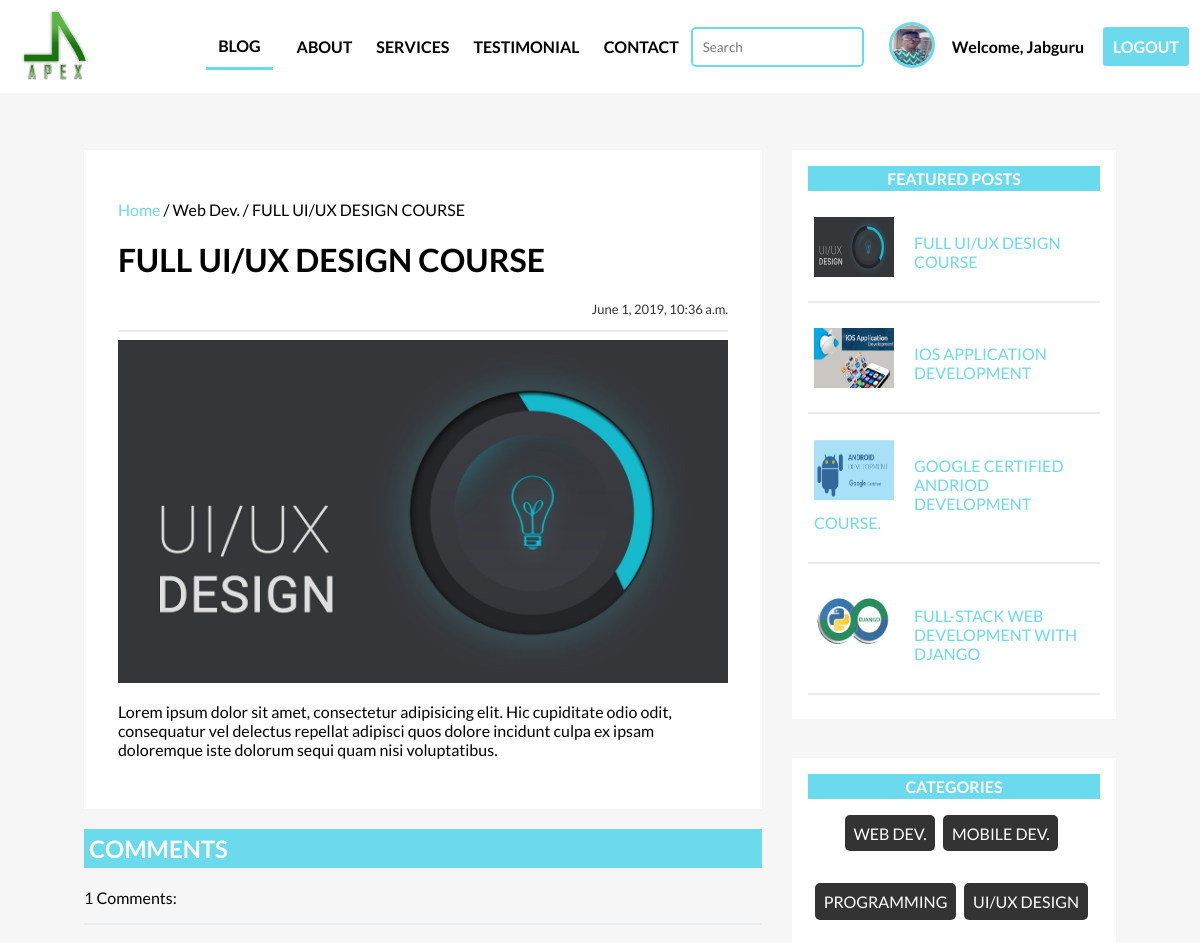
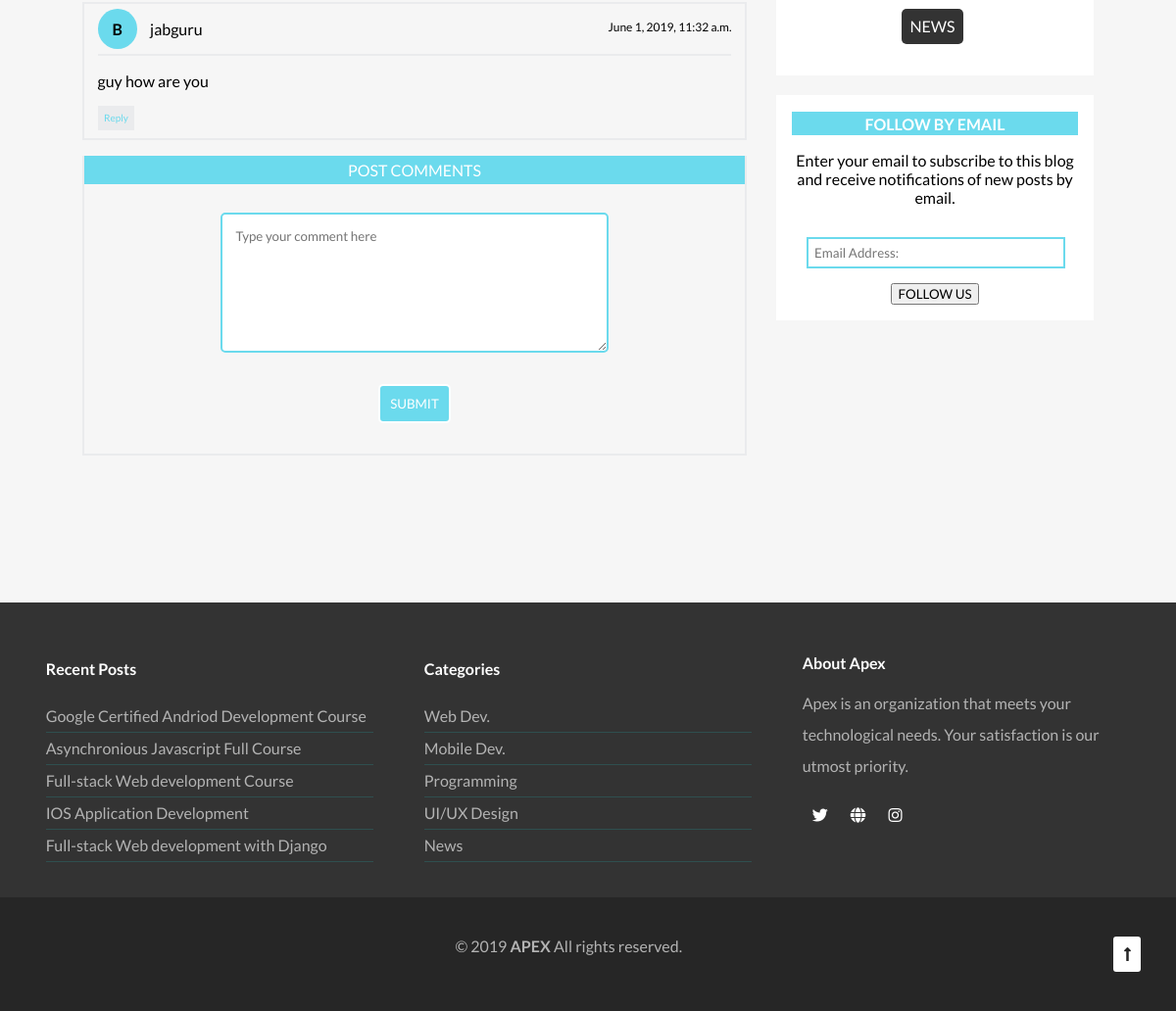
Page /post/7/ (signed in) on the committed database (2 pictures, top to bottom).
### blog/models.py (models this page shows, shortened)
class UserProfile(models.Model):
    user = models.OneToOneField(User, on_delete=models.CASCADE, related_name='userprofile', null=True)
    portfolio_site = models.URLField(blank=True)
    profile_pic = models.ImageField(upload_to='profile_pics', blank=True)

class Post(models.Model):
    author = models.ForeignKey(settings.AUTH_USER_MODEL, on_delete=models.CASCADE, null=True)
    title = models.CharField(max_length=50, unique=True)
    featured_image = models.ImageField(upload_to='featured-images/', null=True, blank=True)
    body = models.TextField()
    published = models.DateTimeField(auto_now_add=True)
    category = models.ForeignKey(Category, on_delete=models.CASCADE, null=True)
    is_featured = models.BooleanField(null=True,default=False)

class Comment(models.Model):
    name = models.ForeignKey(User, on_delete=models.CASCADE, null=True)
    email = models.EmailField(null=True)
    post = models.ForeignKey(Post, on_delete=models.CASCADE, related_name='comments')
    body = models.TextField()
    posted = models.DateTimeField(auto_now_add=True)
    active = models.BooleanField(default = False)

### blog/views.py (the view, shortened to what this page needs)
# urls.py: path('post/<int:post_id>/', views.post, name='post'),
def post(request, post_id):
	post = Post.objects.get(id=post_id)
	featured_posts = Post.objects.filter(is_featured=True).order_by('-published')
	form = CommentForm()
	comments = post.comments.all()
	num_of_comments = len(comments)
	active_comments = post.comments.filter(active=True)
	return render(request, 'blog/post.html', {'post': post, 'featured_posts': featured_posts, 'comments': comments, 'num_of_comments': num_of_comments, 'active_comments': active_comments, 'form': form, })

### blog/forms.py
class CommentForm(forms.ModelForm):
	body = forms.CharField(label='', widget=forms.Textarea(
		attrs={"placeholder": "Type your comment here", "class": "input", "cols": 50, "rows": 7, })
	)
	class Meta:
		model = Comment
		fields = ('body', )

### templates/blog/post.html (shortened to what this page needs)
<!DOCTYPE html>
	{% extends 'blog/base.html' %}
		{% block body_block %}
		<div class="container">
			{% load static %}
			<link rel="stylesheet" type="text/css" href="{% static 'blog/css/post.css' %}">
			<content>
				<div class="post-body">
					<p><a href="{% url 'index' %}" class="home">Home</a> / Web Dev. / {{ post.title }}</p>
					<h1 class="post-title">{{ post.title }}</h1>
					<p class="post-date">{{ post.published }}</p>
					<hr>
					<img src="{{ post.featured_image.url }}" width="100%">
					<p>{{ post.body }}</p>
				</div>
				<div class="comments">
					<h2 class="comments-head">COMMENTS</h2>
					<p>{{num_of_comments}} Comments:</p>
					<hr>
					<div class="post-comment">
						{% for comment in active_comments %}
						<div class="comment-content">
							<p><span class="profile-img">B</span> {{ comment.name }} <span class="comment-time">{{ comment.posted }}</span></p>
							<hr>
							<p>{{ comment.body }}</p>
							<a href="" class="reply">Reply</a>
						</div>
						{% endfor %}
						<div class="new-comment">
							<p class="comments-head">POST COMMENTS</p>
							{% if user.is_authenticated %}
								<form method="post">
								{{form}}
								<p><input type="submit" class="button" value="SUBMIT"></p>
							</form>
							{% else %}
								<p>Sorry, <a href="{% url 'blog:login' %}">Login</a> to post a comment.</p>
								<p>Or <a href="{% url 'blog:register' %}">Register</a> if you don't have an account</p>
							{% endif %}
						</div>
					</div>
				</div>
			</content>
			<aside>
				<div class="aside-item">
					<p class="aside-title">FEATURED POSTS</p>
					{% for post in featured_posts %}
						<div class="pop-post">
							<img class="pop-img" src="{{post.featured_image.url}}">
							<p class="pop-title"><a href="../{{post.id}}"> {{post.title}}</a></p>
						</div>
						<hr>
					{% endfor %}
				</div>
				<br>
				<div class="aside-item cat">
					<p class="aside-title">CATEGORIES</p>
					<p class="cat-item">Web Dev.</p>
					<p class="cat-item">Mobile Dev.</p>
					<p class="cat-item">Programming</p>
					<p class="cat-item">UI/UX Design</p>
					<p class="cat-item">News</p>
				</div>
				<div class="aside-item fbe">
					<p class="aside-title">FOLLOW BY EMAIL</p>
					<p>Enter your email to subscribe to this blog and receive notifications of new posts by email.</p>
					<input class="fbe-email" type="email" name="email" placeholder="Email Address:">
					<br>
					<button class="submit">FOLLOW US</button>
				</div>
			</aside>
		</div>
		{% endblock %}

### templates/blog/base.html (shortened to what this page needs)
<!DOCTYPE html>
<html>
<head>
    {% load static %}
	<link rel="stylesheet" href="https://use.fontawesome.com/releases/v5.8.1/css/all.css">
	<link rel="stylesheet" type="text/css" href="{% static 'blog/css/styles.css' %}">
</head>
<body>
	<nav>
		<ul class="main-menu">
			<a class="logo" href="{% url 'index' %}"><img src="{% static 'blog/images/apex.png' %}" width="70px" height="70px"></a>
			<li class="hidden push-right menu-active">BLOG</li>
			<li class="hidden">ABOUT</li>
			<li class="hidden">SERVICES</li>
			<li class="hidden">TESTIMONIAL</li>
			<li class="hidden">CONTACT</li>
			<input class="hidden search" type="text" name="search" placeholder="Search">
			{% if user.is_authenticated %}
				<a href="{% url 'blog:profile' %}"><li><img class="nav-profile-pic" src='{{user.userprofile.profile_pic.url}}' > </li></a>
				<li><p>Welcome, {{user|title}} </p></li>
				<a href="{% url 'logout' %}" class="menu-margin"><li class="hidden button">LOGOUT</li></a>
			{% else %}
				<a href="{% url 'blog:register' %}"><li class="hidden button">REGISTER</li></a>
				<a href="{% url 'blog:login' %}" class="menu-margin"><li class="hidden button">LOGIN</li></a>
			{% endif %}
		</ul>
	</nav>
	{% block body_block%}
	{% endblock %}
	<footer>
      <ul class="recent">
        <p><strong>Recent Posts</strong></p>
        <li>Google Certified Andriod Development Course</li>
        <li>Asynchronious Javascript Full Course</li>
        <li>Full-stack Web development Course</li>
        <li>IOS Application Development</li>
        <li>Full-stack Web development with Django</li>
      </ul>
      <ul class="categories">
        <p><strong>Categories</strong></p>
        <li>Web Dev.</li>
        <li>Mobile Dev.</li>
        <li>Programming</li>
        <li>UI/UX Design</li>
        <li>News</li>
      </ul>
      <div class="about">
        <p><strong>About Apex</strong></p>
        <p class="about-text">Apex is an organization that meets your technological needs. Your satisfaction is our utmost priority.</p>
        <i class="footer-ico fab fa-twitter"></i>
        <i class="footer-ico fas fa-globe"></i>
        <i class="footer-ico fab fa-instagram"></i>
      </div>
    </footer>
    <div class="copyright">
    	<p>&copy; 2019 <strong>APEX</strong> All rights reserved. <a href="#" id="arrow-up"><i class="fas fa-long-arrow-alt-up"></i></a></p>
    </div>
</body>
</html>

### static/blog/css/styles.css (style rules this page uses)
html { scroll-behavior: smooth; }
body { margin: 0; font-family: 'Lato', sans-serif; }
p { font-family: 'Lato', sans-serif; }
li { list-style: none; }
nav { padding: 10px 20px; background-color: #fff; position: fixed; width: 100%; top: 0; }
ul { margin: 0; padding: 0; }
ul > li { cursor: pointer; margin: 0 12px; }
a { text-decoration: none; color: #6BDAED; }
.main-menu { display: flex; list-style: none; align-items: center; font-weight: bold; }
.menu-active { padding: 1%; border-bottom: solid 3px #6BDAED; }
.menu-margin { margin-right: 2%; }
.nav-profile-pic { width: 40px; height: 40px; border: solid 3px #6BDAED; border-radius: 100%; }
li { margin: 0 5px; }
.push-right { margin-left: auto; }
.search { border-radius: 5px; padding: 10px; border: 2px solid #6BDAED; margin-right: 20px; }
.button { background-color: #6BDAED; padding: 10px; border-radius: 5px; border: solid 2px #fff; color: #fff; cursor: pointer; }
.input { padding: 10px; border-radius: 5px; margin: 2%; border: solid 2px #6BDAED; }
.cat { color: #ACAAB2; }
.post-title { text-transform: uppercase; font-weight: bold; }
.post-date { color: #6BDAED; }
footer { display: grid; grid-template-columns: repeat(12, 1fr); grid-auto-rows: minmax(200px, auto); max-width: 100%; background-color: #333; margin: 30px 0 0; padding: 3%; color: #fff; grid-gap: 30px; }
footer > ul { list-style: none; margin: 0; padding: 0; line-height: 2; }
footer > ul > li { border-bottom: solid 1px #2f4f4f; color: #b3b3b3; margin: 0; padding: 0; }
.recent { grid-column: 1 / 5; margin: 0 3%; }
.categories { grid-column: 5 / 9; margin: 0 3%; }
.about { grid-column: 9 / 13; margin: 0 3%; }
.about-text { line-height: 2; color: #b3b3b3; }
.footer-ico { margin: 3%; }
.copyright { display: grid; grid-template-columns: repeat(12, 1fr); padding: 2%; background-color: #262626; color: #b3b3b3; }
.copyright > p { grid-column: 1 / 13; text-align: center; }
#arrow-up { display: inline-flex; float: right; margin-right: 1%; background-color: #fff; padding: 10px; border-radius: 3px; color: #262626; scroll-behavior: smooth; }

### static/blog/css/post.css (style rules this page uses)
body { background-color: #F6F6F6; }
hr { border: solid 1px #EAEBED; clear: all; }
body * { font-family: 'Lato', sans-serif; }
.container { display: grid; grid-template-columns: repeat(12, 1fr); grid-gap: 30px; margin: 150px 7%; }
content { grid-column: 1 / 9; }
.home { color: #6BDAED; }
.post-title { text-transform: uppercase; }
.post-date { color: #333333; font-size: small; text-align: right; }
.post-body { padding: 5%; background-color: #fff; }
.comments-head { background-color: #6BDAED; padding: 5px; color: #fff; }
.post-comment { margin-top: 3%; }
.profile-img { border-radius: 100%; padding: 11px 15px; background-color: #6BDAED; font-weight: bold; margin-right: 10px; }
.comment-content { border: solid 2px #EAEBED; padding: 0 2% 2%; margin-top: 10px; }
.comment-time { float: right; font-size: 12px; }
.reply { background-color: #EAEBED; padding: 1%; font-size: x-small; }
.new-comment { text-align: center; border-left: solid 2px #EAEBED; border-right: solid 2px #EAEBED; border-bottom: solid 2px #EAEBED; padding-bottom: 15px; }
.input { padding: 2%; border-radius: 5px; margin: 2%; border: solid 2px #6BDAED; }
aside { grid-column: 9 / 13; }
.aside-title { background-color: #6BDAED; color: #fff; margin: 0; padding: 1%; text-align: center; font-weight: bold; }
.aside-item { background-color: #fff; padding: 5%; margin-bottom: 20px; }
.pop-post { margin-top: 20px; padding: 2%; cursor: pointer; }
.pop-img { width: 80px; height: 60px; float: left; margin-right: 20px; }
.pop-title { text-transform: uppercase; }
.cat { text-align: center; }
.cat-item { display: inline-flex; text-transform: uppercase; margin-right: 5px; padding: 3%; background-color: #333333; color: #fff; border-radius: 5px; cursor: pointer; }
.fbe { text-align: center; }
.fbe-email { margin: 15px; width: 85%; border: solid 2px #6BDAED; padding: 2%; }

### rows in the picture
Post: title "FULL UI/UX DESIGN COURSE", published "June 1, 2019, 10:36 a.m.", featured_image (picture), body "Lorem ipsum dolor sit amet, consectetur adipisicing elit. Hic cupiditate odio odit, consequatur vel delectus repellat adipisci quos dolore incidunt culpa ex ipsam doloremque iste dolorum sequi quam nisi voluptatibus."
Comment: name "jabguru", posted "June 1, 2019, 11:32 a.m.", body "guy how are you"
Post: featured_image (picture), title "IOS APPLICATION DEVELOPMENT"
Post: featured_image (picture), title "GOOGLE CERTIFIED ANDRIOD DEVELOPMENT COURSE."
Post: featured_image (picture), title "FULL-STACK WEB DEVELOPMENT WITH DJANGO"

### other values in the picture
{{ user|title }} "Jabguru"
{{ num_of_comments }} "1"
